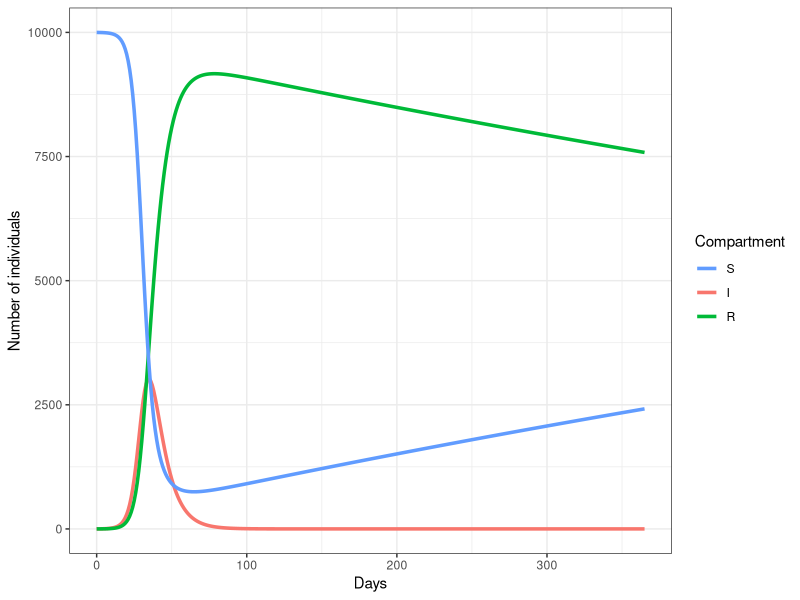
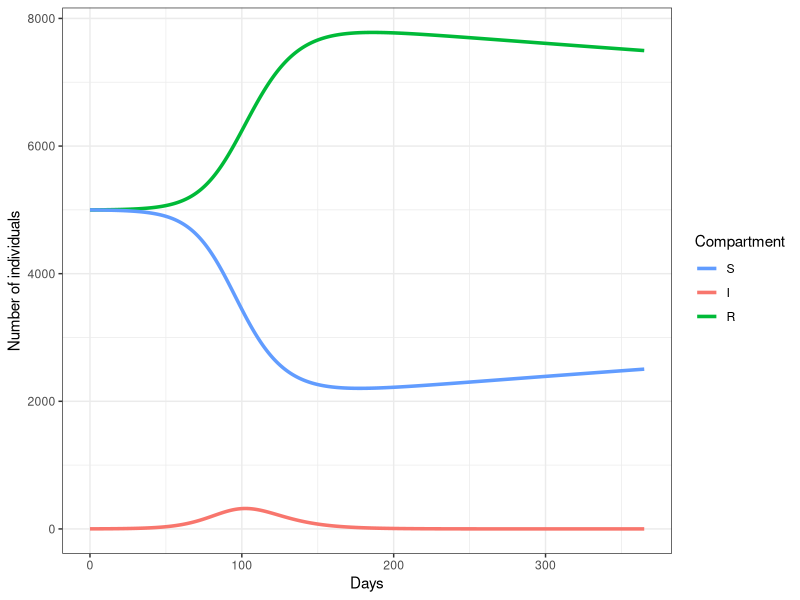

Here is the R script that generated these plots, in order:
## ---- chunk 1
require(deSolve)
require(tidyverse)
# Set parameter values of mu, beta, gamma ("parms")
# Unit of time is days
# i.e., mean infectious period is 7 days here
mu <- 1/(4*365)
R0 <- 3
gamma <- 1/7

# Set initial conditions S, I, R ("y")
START.S <- 9999
START.I <- 1
START.R <- 0

START.N <- START.S + START.I + START.R

# Exercise: calculate beta
beta <- R0 * (gamma + mu) / START.N 

# This function models a time step for the SIR:
dx.dt.SIR <- function(t, y, parms) {
  
  # Calculate the change in Susceptibles
  dS <- parms["mu"] * (y["S"] + y["I"] + y["R"]) - 
		parms["beta"] * y["S"] * y["I"] - 
		parms["mu"] * y["S"]
  
  # Calculate the change in Infecteds
  dI <- parms["beta"] * y["S"] * y["I"] - 
		parms["gamma"] * y["I"] -
		parms["mu"] * y["I"]
  
  # Calculate the change in Recovereds
  dR <- parms["gamma"] * y["I"] -
		parms["mu"] * y["R"] 
  
  # Return a list with the changes in S, I, R at the current time step
  return(list(c(dS, dI, dR)))
  
}

# Create the parameter vector
parms_vector <- c(mu=mu, beta=beta, gamma=gamma)

# Sequence of times at which we estimate 
# (here, we do daily for 365 days - you can change this value)
times_vector <- seq(from=0, to=365, by=1)


# Run the ODE solver
SIR.output <- lsoda(y=c(S=START.S, I=START.I, R=START.R), 
						times=times_vector, 
						func=dx.dt.SIR, 
						parms=parms_vector)

SIRmod <- data.frame(SIR.output) %>% tbl_df() %>% 
    gather(variable, value, S:R) 

ggplot(SIRmod, aes(x = time, y = value, 
                   colour = as.factor(variable))) + geom_line(size = 1.2) +
    theme_bw() + scale_colour_discrete("Compartment", 
                                       breaks = c("S", "I", "R"),
                                       labels = c("S", "I", "R")) +
    ylab("Number of individuals") + xlab("Days")

## ---- chunk 2
# i.e., mean infectious period is 7 days here
p <- 0.5

START.S <- 9999 * (1 - p)
START.I <- 1
START.R <- 9999 * p

# This function models a time step for the SIR:
dx.dt.SIR <- function(t, y, parms) {
  
  # Calculate the change in Susceptibles
  dS <- parms["mu"] * (y["S"] + y["I"] + y["R"])  * (1 - parms["p"]) - 
		parms["beta"] * y["S"] * y["I"] - 
		parms["mu"] * y["S"]
  
  # Calculate the change in Infecteds
  dI <- parms["beta"] * y["S"] * y["I"] - 
		parms["gamma"] * y["I"] -
		parms["mu"] * y["I"]
  
  # Calculate the change in Recovereds
  dR <- parms["gamma"] * y["I"] -
		parms["mu"] * y["R"] +
        parms["p"] * parms["mu"] * (y["S"] + y["I"] + y["R"])
  
  # Return a list with the changes in S, I, R at the current time step
  return(list(c(dS, dI, dR)))
  
}

# Create the parameter vector
parms_vector <- c(mu=mu, beta=beta, gamma=gamma, p = p)

# Sequence of times at which we estimate 
# (here, we do daily for 365 days - you can change this value)
times_vector <- seq(from=0, to=365, by=1)


# Run the ODE solver
SIR.output <- lsoda(y=c(S=START.S, I=START.I, R=START.R), 
						times=times_vector, 
						func=dx.dt.SIR, 
						parms=parms_vector)

SIRmod <- data.frame(SIR.output) %>% tbl_df() %>% 
    gather(variable, value, S:R) 

ggplot(SIRmod, aes(x = time, y = value, 
                   colour = as.factor(variable))) + geom_line(size = 1.2) +
    theme_bw() + scale_colour_discrete("Compartment", 
                                       breaks = c("S", "I", "R"),
                                       labels = c("S", "I", "R")) +
    ylab("Number of individuals") + xlab("Days")
